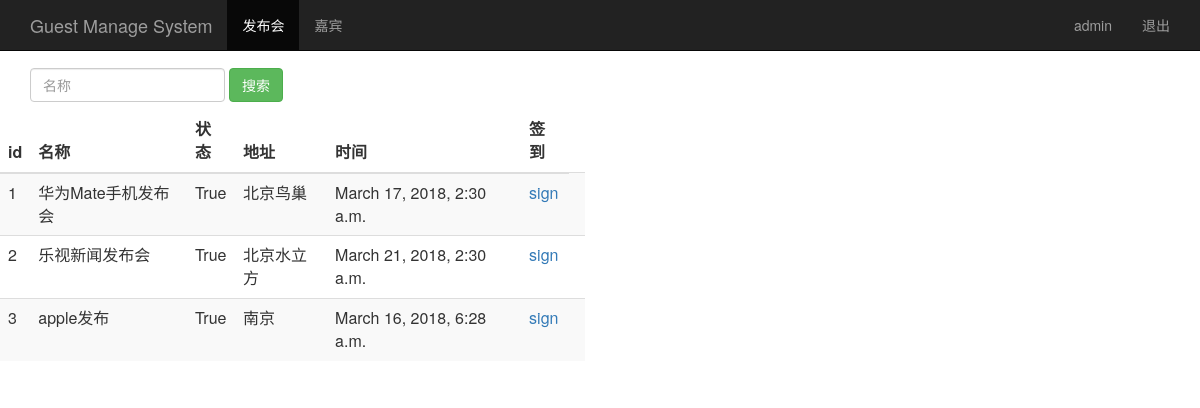
The page /event_manage/ (signed in) on the database its author committed.
### guest/sign/models.py (models this page shows, shortened)
class Event(models.Model):
    name=models.CharField(max_length=100)               #发布会标题，字符类型数据,必须指定长度
    limit=models.IntegerField()                        #参会人数，存放integer整型数据
    status=models.BooleanField()                       #状态，存放布尔类型数据
    address= models.CharField(max_length=200)                        #地址，字符类型数据,必须指定长度
    start_time = models.DateTimeField('events time')   #发布会时间，日期型数据
    create_time = models.DateTimeField(auto_now=True)  #创建时间(自动获取当前时间)

### guest/sign/views.py (the view)
# urls.py: path('event_manage/',views.event_manage),
@login_required
def event_manage(request):
    event_list = Event.objects.all()
    username=request.session.get("user",'')
    return render(request,"event_manage.html",{"user":username,"events":event_list})

### guest/sign/templates/event_manage.html (shortened to what this page needs)
<html lang="zh-CN">
    <head>
        {% load bootstrap3 %}
        {% bootstrap_css %}
    <head>
    <body role="document">
        <nav class= "navbar navbar-inverse navbar-fixed-top">
            <div class="container">
                <div class="navbar-header">
                    <a class="navbar-brand" href="/event_manage/">Guest Manage System</a>
                </div>
                <div id="navbar" class="collapse navbar-collapse">
                    <ul class="nav navbar-nav">
                        <li class="active"><a href="#">发布会</a></li>
                        <li><a href="/guest_manage/">嘉宾</a></li>
                    </ul>
                    <ul class="nav navbar-nav navbar-right">
                        <li><a href="#">{{user}}</a></li>
                        <li><a href="/logout/">退出</a></li>
                    </ul>
                </div>
            </div>
        </nav>
        <div calss="page-header" style="padding-top:60px;">
            <div id="navbar" class="navbar-collapse collapse">
                <form class="navbar-form" method="get" action="/search_event_name/">
                    <div class="form=group">
                        <input name="name" type="text" placeholder="名称" class="form-control">
                        <button type="submit" class="btn btn-success">搜索</button>
                    </div>
                </form>
            </div>
        </div>
        <div class="row" style="padding -top: 90px;">
            <div class="col-md-6">
                <table class=" table table-striped">
                    <thead>
                        <tr>
                            <th>id</th>
                            <th>名称</th>
                            <th>状态</th>
                            <th>地址</th>
                            <th>时间</th>
                            <th>签到</th>
                        </tr>
                    </thead>
                    <tbody>
                        {% for event in events %}
                            <tr>
                                <td>{{ event.id }}</td>
                                <td>{{ event.name }}</td>
                                <td>{{ event.status }}</td>
                                <td>{{ event.address }}</td>
                                <td>{{ event.start_time }}</td>
                                <td>
                                    <a href="/sign_index/{{ event.id }}" target="{{ event.id}}_blank">sign</a>
                                <td>
                            </tr>
                        {% endfor %}
                    </tbody>
                </table>
            </div>
        </div>
    </body>
</html>

### rows shown on the page
Event: id "1", name "华为Mate手机发布会", status "True", address "北京鸟巢", start_time "March 17, 2018, 2:30 a.m."
Event: id "2", name "乐视新闻发布会", status "True", address "北京水立方", start_time "March 21, 2018, 2:30 a.m."
Event: id "3", name "apple发布", status "True", address "南京", start_time "March 16, 2018, 6:28 a.m."

### other values the page prints
{{ user }} "admin"
